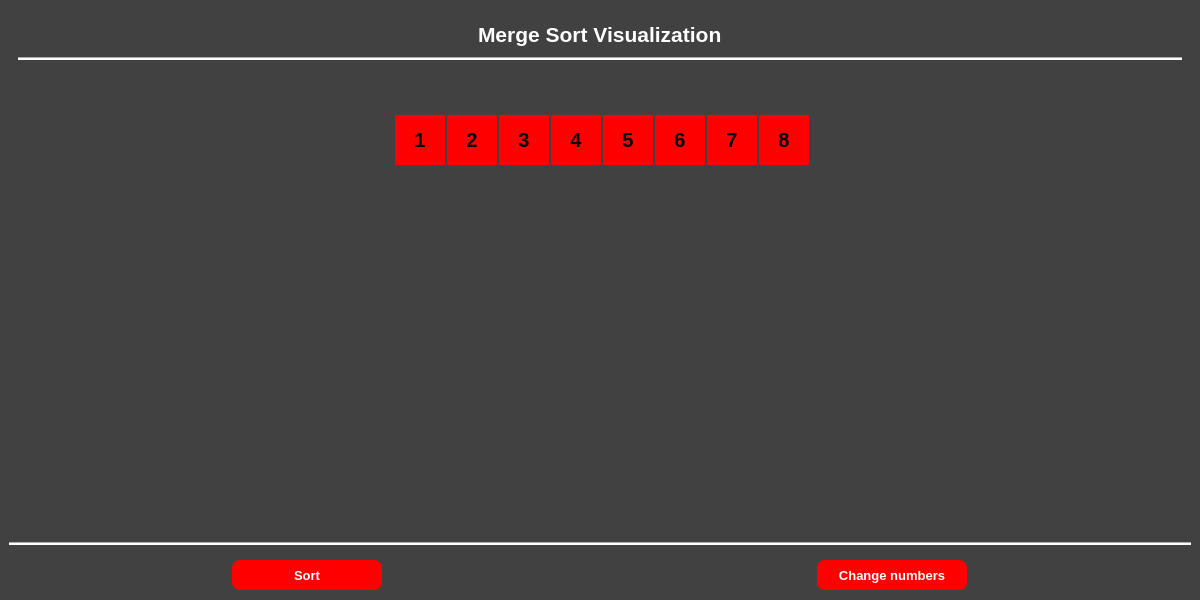
<?xml version="1.0" encoding="UTF-8"?>
<ui version="4.0">
 <class>MainWindow</class>
 <widget class="QMainWindow" name="MainWindow">
  <property name="geometry">
   <rect>
    <x>0</x>
    <y>0</y>
    <width>1200</width>
    <height>600</height>
   </rect>
  </property>
  <property name="minimumSize">
   <size>
    <width>1200</width>
    <height>600</height>
   </size>
  </property>
  <property name="maximumSize">
   <size>
    <width>1200</width>
    <height>600</height>
   </size>
  </property>
  <property name="windowTitle">
   <string>Merge Sort Visualization</string>
  </property>
  <property name="styleSheet">
   <string notr="true">#frame_3{
	background-color: rgb(65, 65, 65);
}
/************************** QLABEL STYLE ****************************/
QLabel{
	background-color: rgb(255, 0, 0);
}
#label{
	background-color: rgb(65, 65, 65);
}
/************************** QPUSH BUTTON ****************************/
QPushButton{
	background-color: rgb(255, 0, 0);
	color: rgb(255, 255, 255);
	font-weight: 900;
	border-radius: 8px;
	padding: 5px 5px;
}

QPushButton::hover{
	background-color: rgb(221, 0, 0);
}
QPushButton::pressed{
	padding-right: 2px;
	background-color: rgb(182, 0, 0);
}
</string>
  </property>
  <widget class="QWidget" name="centralwidget">
   <layout class="QVBoxLayout" name="verticalLayout">
    <property name="spacing">
     <number>0</number>
    </property>
    <property name="leftMargin">
     <number>0</number>
    </property>
    <property name="topMargin">
     <number>0</number>
    </property>
    <property name="rightMargin">
     <number>0</number>
    </property>
    <property name="bottomMargin">
     <number>0</number>
    </property>
    <item>
     <widget class="QFrame" name="frame_3">
      <property name="frameShape">
       <enum>QFrame::NoFrame</enum>
      </property>
      <property name="frameShadow">
       <enum>QFrame::Raised</enum>
      </property>
      <layout class="QVBoxLayout" name="verticalLayout_3">
       <item>
        <widget class="QFrame" name="frame">
         <property name="maximumSize">
          <size>
           <width>16777215</width>
           <height>60</height>
          </size>
         </property>
         <property name="frameShape">
          <enum>QFrame::NoFrame</enum>
         </property>
         <property name="frameShadow">
          <enum>QFrame::Raised</enum>
         </property>
         <layout class="QVBoxLayout" name="verticalLayout_2">
          <item alignment="Qt::AlignHCenter">
           <widget class="QLabel" name="label">
            <property name="font">
             <font>
              <pointsize>16</pointsize>
              <bold>true</bold>
             </font>
            </property>
            <property name="styleSheet">
             <string notr="true">color: rgb(255, 255, 255);</string>
            </property>
            <property name="text">
             <string>Merge Sort Visualization</string>
            </property>
           </widget>
          </item>
          <item>
           <widget class="Line" name="line">
            <property name="styleSheet">
             <string notr="true">background-color: rgb(255, 255, 255);</string>
            </property>
            <property name="orientation">
             <enum>Qt::Horizontal</enum>
            </property>
           </widget>
          </item>
         </layout>
        </widget>
       </item>
       <item>
        <widget class="QFrame" name="frame_2">
         <property name="frameShape">
          <enum>QFrame::NoFrame</enum>
         </property>
         <property name="frameShadow">
          <enum>QFrame::Raised</enum>
         </property>
         <widget class="QLabel" name="label_2">
          <property name="geometry">
           <rect>
            <x>386</x>
            <y>40</y>
            <width>50</width>
            <height>50</height>
           </rect>
          </property>
          <property name="minimumSize">
           <size>
            <width>50</width>
            <height>50</height>
           </size>
          </property>
          <property name="maximumSize">
           <size>
            <width>50</width>
            <height>50</height>
           </size>
          </property>
          <property name="font">
           <font>
            <pointsize>15</pointsize>
            <bold>true</bold>
           </font>
          </property>
          <property name="styleSheet">
           <string notr="true"/>
          </property>
          <property name="text">
           <string>&lt;html&gt;&lt;head/&gt;&lt;body&gt;&lt;p align=&quot;center&quot;&gt;1&lt;/p&gt;&lt;/body&gt;&lt;/html&gt;</string>
          </property>
         </widget>
         <widget class="QLabel" name="label_3">
          <property name="geometry">
           <rect>
            <x>438</x>
            <y>40</y>
            <width>50</width>
            <height>50</height>
           </rect>
          </property>
          <property name="minimumSize">
           <size>
            <width>50</width>
            <height>50</height>
           </size>
          </property>
          <property name="maximumSize">
           <size>
            <width>50</width>
            <height>50</height>
           </size>
          </property>
          <property name="font">
           <font>
            <pointsize>15</pointsize>
            <bold>true</bold>
           </font>
          </property>
          <property name="styleSheet">
           <string notr="true"/>
          </property>
          <property name="text">
           <string>&lt;html&gt;&lt;head/&gt;&lt;body&gt;&lt;p align=&quot;center&quot;&gt;2&lt;/p&gt;&lt;/body&gt;&lt;/html&gt;</string>
          </property>
         </widget>
         <widget class="QLabel" name="label_4">
          <property name="geometry">
           <rect>
            <x>490</x>
            <y>40</y>
            <width>50</width>
            <height>50</height>
           </rect>
          </property>
          <property name="minimumSize">
           <size>
            <width>50</width>
            <height>50</height>
           </size>
          </property>
          <property name="maximumSize">
           <size>
            <width>50</width>
            <height>50</height>
           </size>
          </property>
          <property name="font">
           <font>
            <pointsize>15</pointsize>
            <bold>true</bold>
           </font>
          </property>
          <property name="styleSheet">
           <string notr="true"/>
          </property>
          <property name="text">
           <string>&lt;html&gt;&lt;head/&gt;&lt;body&gt;&lt;p align=&quot;center&quot;&gt;3&lt;/p&gt;&lt;/body&gt;&lt;/html&gt;</string>
          </property>
         </widget>
         <widget class="QLabel" name="label_5">
          <property name="geometry">
           <rect>
            <x>542</x>
            <y>40</y>
            <width>50</width>
            <height>50</height>
           </rect>
          </property>
          <property name="minimumSize">
           <size>
            <width>50</width>
            <height>50</height>
           </size>
          </property>
          <property name="maximumSize">
           <size>
            <width>50</width>
            <height>50</height>
           </size>
          </property>
          <property name="font">
           <font>
            <pointsize>15</pointsize>
            <bold>true</bold>
           </font>
          </property>
          <property name="styleSheet">
           <string notr="true"/>
          </property>
          <property name="text">
           <string>&lt;html&gt;&lt;head/&gt;&lt;body&gt;&lt;p align=&quot;center&quot;&gt;4&lt;/p&gt;&lt;/body&gt;&lt;/html&gt;</string>
          </property>
         </widget>
         <widget class="QLabel" name="label_6">
          <property name="geometry">
           <rect>
            <x>594</x>
            <y>40</y>
            <width>50</width>
            <height>50</height>
           </rect>
          </property>
          <property name="minimumSize">
           <size>
            <width>50</width>
            <height>50</height>
           </size>
          </property>
          <property name="maximumSize">
           <size>
            <width>50</width>
            <height>50</height>
           </size>
          </property>
          <property name="font">
           <font>
            <pointsize>15</pointsize>
            <bold>true</bold>
           </font>
          </property>
          <property name="styleSheet">
           <string notr="true"/>
          </property>
          <property name="text">
           <string>&lt;html&gt;&lt;head/&gt;&lt;body&gt;&lt;p align=&quot;center&quot;&gt;5&lt;/p&gt;&lt;/body&gt;&lt;/html&gt;</string>
          </property>
         </widget>
         <widget class="QLabel" name="label_7">
          <property name="geometry">
           <rect>
            <x>646</x>
            <y>40</y>
            <width>50</width>
            <height>50</height>
           </rect>
          </property>
          <property name="minimumSize">
           <size>
            <width>50</width>
            <height>50</height>
           </size>
          </property>
          <property name="maximumSize">
           <size>
            <width>50</width>
            <height>50</height>
           </size>
          </property>
          <property name="font">
           <font>
            <pointsize>15</pointsize>
            <bold>true</bold>
           </font>
          </property>
          <property name="styleSheet">
           <string notr="true"/>
          </property>
          <property name="text">
           <string>&lt;html&gt;&lt;head/&gt;&lt;body&gt;&lt;p align=&quot;center&quot;&gt;6&lt;/p&gt;&lt;/body&gt;&lt;/html&gt;</string>
          </property>
         </widget>
         <widget class="QLabel" name="label_8">
          <property name="geometry">
           <rect>
            <x>698</x>
            <y>40</y>
            <width>50</width>
            <height>50</height>
           </rect>
          </property>
          <property name="minimumSize">
           <size>
            <width>50</width>
            <height>50</height>
           </size>
          </property>
          <property name="maximumSize">
           <size>
            <width>50</width>
            <height>50</height>
           </size>
          </property>
          <property name="font">
           <font>
            <pointsize>15</pointsize>
            <bold>true</bold>
           </font>
          </property>
          <property name="styleSheet">
           <string notr="true"/>
          </property>
          <property name="text">
           <string>&lt;html&gt;&lt;head/&gt;&lt;body&gt;&lt;p align=&quot;center&quot;&gt;7&lt;/p&gt;&lt;/body&gt;&lt;/html&gt;</string>
          </property>
         </widget>
         <widget class="QLabel" name="label_9">
          <property name="geometry">
           <rect>
            <x>750</x>
            <y>40</y>
            <width>50</width>
            <height>50</height>
           </rect>
          </property>
          <property name="minimumSize">
           <size>
            <width>50</width>
            <height>50</height>
           </size>
          </property>
          <property name="maximumSize">
           <size>
            <width>50</width>
            <height>50</height>
           </size>
          </property>
          <property name="font">
           <font>
            <pointsize>15</pointsize>
            <bold>true</bold>
           </font>
          </property>
          <property name="styleSheet">
           <string notr="true"/>
          </property>
          <property name="text">
           <string>&lt;html&gt;&lt;head/&gt;&lt;body&gt;&lt;p align=&quot;center&quot;&gt;8&lt;/p&gt;&lt;/body&gt;&lt;/html&gt;</string>
          </property>
         </widget>
        </widget>
       </item>
       <item>
        <widget class="Line" name="line_2">
         <property name="styleSheet">
          <string notr="true">background-color: rgb(255, 255, 255);</string>
         </property>
         <property name="orientation">
          <enum>Qt::Horizontal</enum>
         </property>
        </widget>
       </item>
       <item>
        <widget class="QFrame" name="frame_4">
         <property name="maximumSize">
          <size>
           <width>16777215</width>
           <height>40</height>
          </size>
         </property>
         <property name="frameShape">
          <enum>QFrame::NoFrame</enum>
         </property>
         <property name="frameShadow">
          <enum>QFrame::Raised</enum>
         </property>
         <layout class="QHBoxLayout" name="horizontalLayout">
          <item alignment="Qt::AlignHCenter">
           <widget class="QPushButton" name="pushButton_2">
            <property name="minimumSize">
             <size>
              <width>150</width>
              <height>30</height>
             </size>
            </property>
            <property name="maximumSize">
             <size>
              <width>150</width>
              <height>30</height>
             </size>
            </property>
            <property name="font">
             <font>
              <pointsize>10</pointsize>
              <bold>true</bold>
             </font>
            </property>
            <property name="text">
             <string>Sort</string>
            </property>
           </widget>
          </item>
          <item alignment="Qt::AlignHCenter">
           <widget class="QPushButton" name="pushButton">
            <property name="minimumSize">
             <size>
              <width>150</width>
              <height>30</height>
             </size>
            </property>
            <property name="maximumSize">
             <size>
              <width>150</width>
              <height>30</height>
             </size>
            </property>
            <property name="font">
             <font>
              <pointsize>10</pointsize>
              <bold>true</bold>
             </font>
            </property>
            <property name="text">
             <string>Change numbers</string>
            </property>
           </widget>
          </item>
         </layout>
        </widget>
       </item>
      </layout>
     </widget>
    </item>
   </layout>
  </widget>
 </widget>
 <resources/>
 <connections/>
</ui>
